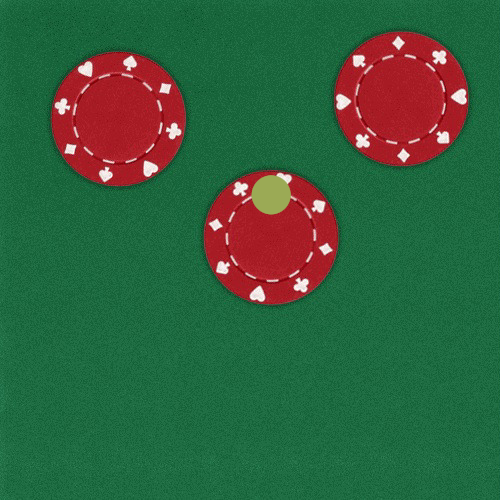
#> input picture img/fichas-vermelhas.bmp, 500 x 500 px
$ python add.py
#> lines starting #> are read from the running program, lines starting #| are printed output that depends on the picture
import cv2
red_path = '../../img/fichas-vermelhas.bmp'
black_path = '../../img/fichas-pretas.bmp'
img_red = cv2.imread(red_path)
#> img_red is the input picture: shape (500, 500, 3); mean B, G, R 62, 95.8, 52.4
img_black = cv2.imread(black_path)
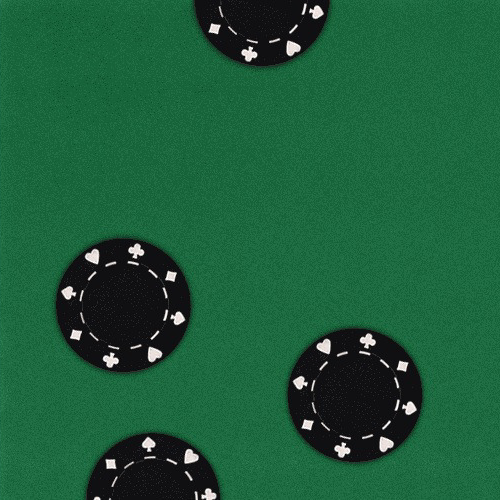
#> input picture img/fichas-pretas.bmp, 500 x 500 px
#> img_black is the input picture: shape (500, 500, 3); mean B, G, R 58.3, 92.7, 28.9
img = cv2.add(img_red,img_black)
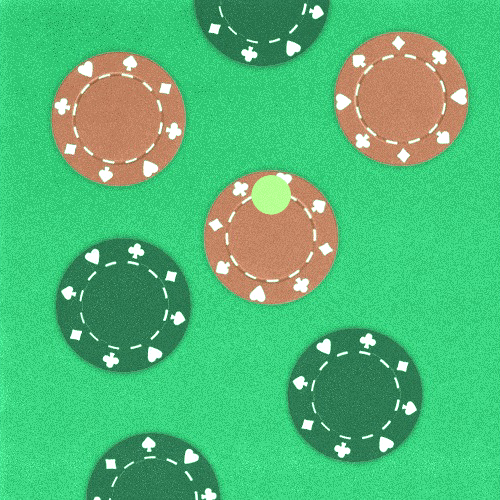
#> img: shape (500, 500, 3); mean B, G, R 119.5, 186.4, 81
cv2.imshow('Soma',img)
cv2.waitKey(0)
cv2.destroyAllWindows()
